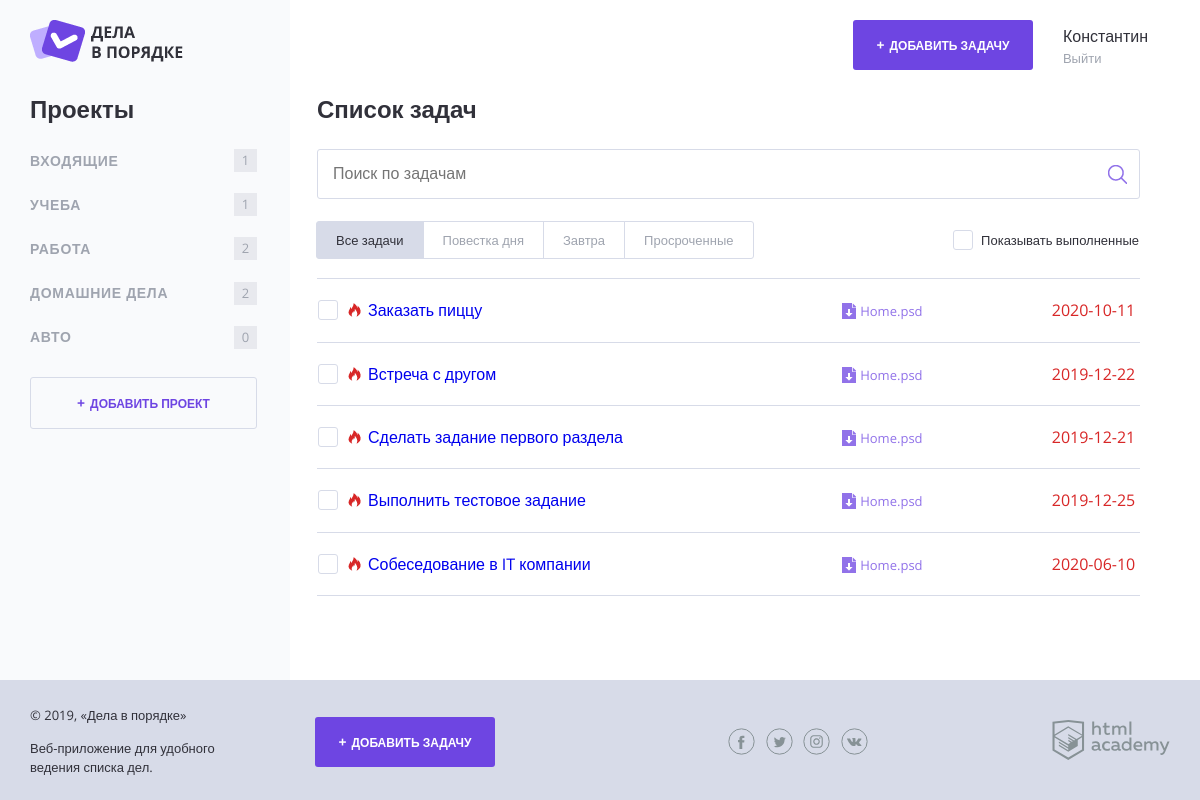
The app's page /index.php (signed in) with its own data.
### tables this page shows
CREATE TABLE `user` (
  `USER_ID` smallint(5) UNSIGNED NOT NULL,
  `REG_DATE` datetime NOT NULL DEFAULT current_timestamp(),
  `EMAIL` varchar(50) NOT NULL,
  `PASSWORD` varchar(255) NOT NULL,
  `FIRST_NAME` varchar(30) NOT NULL
);

CREATE TABLE `project` (
  `PROJECT_ID` smallint(5) UNSIGNED NOT NULL,
  `PROJECT_NAME` varchar(25) NOT NULL,
  `USER_ID` smallint(5) UNSIGNED NOT NULL
);

CREATE TABLE `task` (
  `TASK_ID` smallint(5) UNSIGNED NOT NULL,
  `CREATION_DATE` datetime NOT NULL DEFAULT current_timestamp(),
  `TASK_STATUS` tinyint(1) NOT NULL,
  `TASKNAME` varchar(80) NOT NULL,
  `FILEREF` varchar(30) DEFAULT NULL,
  `ENDTIME` date DEFAULT NULL,
  `PROJECT_ID` smallint(5) UNSIGNED NOT NULL,
  `USER_ID` smallint(5) UNSIGNED NOT NULL
);

### helpers.php (called while the page is built, shortened)
<?php
function include_template($name, array $data = []) {
    $name = 'templates/' . $name;
    extract($data);
    require $name;
    $result = ob_get_clean();
    return $result;
}
function itemcount($projects){
    return $projects['CNT'];
}
function filterText($str){
    $text = htmlspecialchars($str);
    return $text;
}
function returnfilename($str){
$endref=explode('/',$str);
return end($endref);
}

### db.php (called while the page is built, shortened)
<?php
function get_first_name($con,$userid){
    $sql = 'SELECT `FIRST_NAME` FROM `user` WHERE `USER_ID`= ?';
    $stmt = mysqli_prepare($con, $sql);
    mysqli_stmt_bind_param($stmt,'i',$userid);
    mysqli_stmt_execute($stmt);
    $res = mysqli_stmt_get_result($stmt);
    $firstname=mysqli_fetch_assoc($res);
    $first =$firstname['FIRST_NAME'];
    return $first;
}
function createprojectlist($con,$userid){
    $sql = 'SELECT `PROJECT_NAME`,`project`.`PROJECT_ID`, COUNT(`task`.`TASK_ID`) AS `CNT` FROM `project` LEFT JOIN `task` ON `task`.`PROJECT_ID`=`project`.`PROJECT_ID` WHERE `project`.`USER_ID`= ? GROUP BY `PROJECT_ID`';
    $stmt = mysqli_prepare($con, $sql);
    mysqli_stmt_bind_param($stmt,'i',$userid);
    mysqli_stmt_execute($stmt);
    $result = mysqli_stmt_get_result($stmt);
    $projects = mysqli_fetch_all($result,MYSQLI_ASSOC);
    return $projects;
}
function createtasklist($con,$userid,$project,$task_search,$filter){
    if($filter==all){
    if($task_search!=null){
        $sql = 'SELECT `TASKNAME`,`ENDTIME`,`PROJECT_ID`,`TASK_STATUS`,`FILEREF` FROM `task` WHERE `USER_ID`=? AND MATCH(`TASKNAME`) AGAINST(?) ORDER BY `TASK_ID` DESC';
        $stmt = mysqli_prepare($con, $sql);
        mysqli_stmt_bind_param($stmt,'is',$userid,$task_search);
    }
    else{
        if($project!=null){
        $sql='SELECT `TASKNAME`,`ENDTIME`,`task`.`PROJECT_ID`,`TASK_STATUS`,`FILEREF` FROM `task` INNER JOIN `project` WHERE `task`.`USER_ID`=? AND `PROJECT_NAME`= ? AND `task`.`PROJECT_ID`=`project`.`PROJECT_ID` ORDER BY `TASK_ID` DESC';
        $stmt = mysqli_prepare($con, $sql);
        mysqli_stmt_bind_param($stmt,'is',$userid,$project);
    }
    else{
        $sql = 'SELECT `TASKNAME`,`ENDTIME`,`PROJECT_ID`,`TASK_STATUS`,`FILEREF` FROM `task` WHERE `USER_ID`=? ORDER BY `TASK_ID` DESC';
        $stmt = mysqli_prepare($con, $sql);
        mysqli_stmt_bind_param($stmt,'i',$userid);
    }
    }}
    mysqli_stmt_execute($stmt);
    $result = mysqli_stmt_get_result($stmt);
    $tasks = mysqli_fetch_all($result,MYSQLI_ASSOC);
    return $tasks;
}

### templates/main.php (the view, shortened to what this page needs)
<main class="content__main">
    <h2 class="content__main-heading">Список задач</h2>
    <form class="search-form" action="" method="GET" autocomplete="off">
        <input class="search-form__input" type="text" name="task_search" value="" placeholder="Поиск по задачам">
        <input class="search-form__submit" type="submit" name="" value="Искать">
    </form>
    <div class="tasks-controls">
        <nav class="tasks-switch">
            <a href="/?filter=all" class="tasks-switch__item <?php if($filter==all):?>tasks-switch__item--active <?php endif;?>">Все задачи</a>
            <a href="/?filter=today" class="tasks-switch__item <?php if($filter==today):?>tasks-switch__item--active <?php endif;?>">Повестка дня</a>
            <a href="/?filter=tomorrow" class="tasks-switch__item <?php if($filter==tomorrow):?>tasks-switch__item--active <?php endif;?>">Завтра</a>
            <a href="/?filter=expired" class="tasks-switch__item <?php if($filter==expired):?>tasks-switch__item--active <?php endif;?>">Просроченные</a>
        </nav>
        <label class="checkbox">
            <span class="checkbox__text">Показывать выполненные</span>
        </label>
    </div>
    <table class="tasks">
        <?php
        $textclass="";
        ?>
        <?php
        if($tasks=="error"){
            print("Ошибка 404: Список задач пуст или проект с таким названием не существует");
        }
        else{
        foreach($tasks as $key =>$val):
            ?>
        <tr  <?php if($val['TASK_STATUS']==1 && $show_complete_tasks == 0): ?>hidden <?php endif; ?> <?php if($val['TASK_STATUS']==1){
            $textclass="tasks__item task task--completed";} else{
            $textclass="tasks__item task";} ?>
          <?php
                  if($val['ENDTIME']!='null'){$input_date = new DateTime($val['ENDTIME']);
                  $inputed = strtotime($val['ENDTIME']);
                  $today = strtotime("now");
                  if ($today-$inputed>=86400 ){
                    $textclass="tasks__item task task--important";}}
         ?>
         class=<?php echo '"'.$textclass.'"'; ?>  >
            <td class="task__select">
                <label class="checkbox task__checkbox">
                    <a href="index.php?taskname=<?=filterText($val['TASKNAME']); ?>"><span class="checkbox__text"><?=filterText($val['TASKNAME']); ?> </span></a>
                </label>
            </td>
            <td class="task__file">
                <a class="download-link" href="<?php print(filterText($val['FILEREF'])); ?>"><?= returnfilename(filterText($val['FILEREF'])); ?></a>
            </td>
            <td class="task__date"><?=filterText($val['ENDTIME']); ?></td>
        </tr>
        <?php endforeach; }?>
    </table>
</main>

### templates/layout.php (shortened to what this page needs)
<!DOCTYPE html>
<html lang="ru">
<head>
    <link rel="stylesheet" href="css/normalize.css">
    <link rel="stylesheet" href="css/style.css">
    <link rel="stylesheet" href="css/flatpickr.min.css">
</head>
<body>
<div class="page-wrapper">
    <div class="container container--with-sidebar">
        <header class="main-header">
            <a href="/">
                <img src="img/logo.png" width="153" height="42" alt="Логотип Дела в порядке">
            </a>
            <div class="main-header__side">
                <a class="main-header__side-item button button--plus open-modal" href="../add.php<?php
                if($project!=null){print('?project='.$project);} ?>">Добавить задачу</a>
                <div class="main-header__side-item user-menu">
                    <div class="user-menu__data">
                        <p>
                        <?php
                        $firstname=get_first_name($con,$userid);
                        print_r($firstname);
                            ?>
                        </p>
                        <a href="index.php?session=cls">Выйти</a>
                    </div>
                </div>
            </div>
        </header>
        <div class="content">
            <section class="content__side">
                <h2 class="content__side-heading">Проекты</h2>
                <nav class="main-navigation">
                    <ul class="main-navigation__list">
                        <?php $index=0;
                        $num = count($projects);
                        while($index<$num): ?>
                            <li class="main-navigation__list-item <?php
                            ?>" >
                                <a class="main-navigation__list-item-link" href="index.php?project=<?=$projects[$index]['PROJECT_NAME']?>">
                                    <? print($projects[$index]['PROJECT_NAME']); ?></a>
                                <span class="main-navigation__list-item-count"><?= filterText(itemcount($projects[$index])); ?></span>
                                <?php $index++ ?>
                            </li>
                        <?php endwhile;?>
                    </ul>
                </nav>
                <a class="button button--transparent button--plus content__side-button"
                   href="../project.php" target="project_add">Добавить проект</a>
            </section>
           <?= $content; ?>
        </div>
    </div>
</div>
<footer class="main-footer">
    <div class="container">
        <div class="main-footer__copyright">
            <p>© 2019, «Дела в порядке»</p>
            <p>Веб-приложение для удобного ведения списка дел.</p>
        </div>
        <a class="main-footer__button button button--plus" href="../add.php<?php if($project!=null){print('?project='.$project);} ?>">Добавить задачу</a>
        <div class="main-footer__social social">
            <a class="social__link social__link--facebook" href="#">
            </a>
            <a class="social__link social__link--twitter" href="#">
            </a>
            <a class="social__link social__link--instagram" href="#">
            </a>
            <a class="social__link social__link--vkontakte" href="#">
            </a>
        </div>
        <div class="main-footer__developed-by">
            <a href="https://htmlacademy.ru/intensive/php">
                <img src="img/htmlacademy.svg" alt="HTML Academy" width="118" height="40">
            </a>
        </div>
    </div>
</footer>
</body>
</html>

### index.php (shortened to what this page needs)
<?php
if (isset($_SESSION['usid'])) {
$userid = $_SESSION['usid'];
require_once('connection.php');
require_once('helpers.php');
require_once('db.php');
$project=null;
$show_completed=null;
$task_search=null;
$filter=all;
if($show_completed==null){
    $show_complete_tasks = 0;
}
else{
    $show_complete_tasks =$show_completed;
}
$projects=createprojectlist($con,$userid);
$tasks=createtasklist($con,$userid,$project,$task_search,$filter);
if ($con == false) {
    print("Ошибка подключения: " . mysqli_connect_error());
}
else {
    $page_content = include_template('main.php',[        'con'=>$con,'show_complete_tasks'=>$show_complete_tasks,'userid'=>$userid,'project'=>$project,'projects'=>$projects,'tasks'=>$tasks,'filter'=>$filter] );
    $layout_content = include_template('layout.php',[
        'title'=>'Дела в порядке','content'=> $page_content,'con'=>$con,'userid'=>$userid,'project'=>$project,'projects'=>$projects]);
    print($layout_content);
}
}
else{
    require_once('guest.php');
}

### records on screen
user: FIRST_NAME "Константин"
project: PROJECT_NAME "ВХОДЯЩИЕ", index "1"
project: PROJECT_NAME "УЧЕБА", index "1"
project: PROJECT_NAME "РАБОТА", index "2"
project: PROJECT_NAME "ДОМАШНИЕ ДЕЛА", index "2"
project: PROJECT_NAME "АВТО", index "0"
task: TASKNAME "Заказать пиццу", FILEREF "Home.psd", ENDTIME "2020-10-11"
task: TASKNAME "Встреча с другом", FILEREF "Home.psd", ENDTIME "2019-12-22"
task: TASKNAME "Сделать задание первого раздела", FILEREF "Home.psd", ENDTIME "2019-12-21"
task: TASKNAME "Выполнить тестовое задание", FILEREF "Home.psd", ENDTIME "2019-12-25"
task: TASKNAME "Собеседование в IT компании", FILEREF "Home.psd", ENDTIME "2020-06-10"
